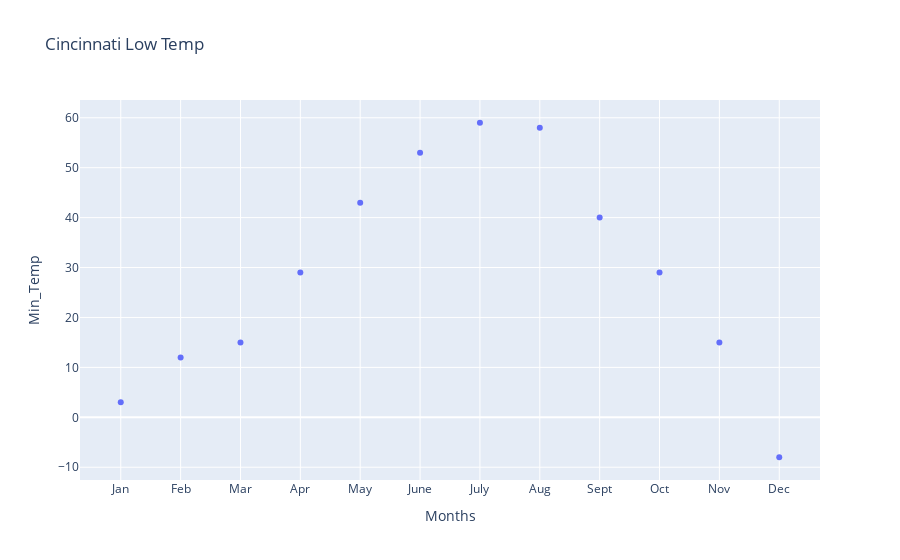

The notebook cell this image was saved under:
### Code cell
px.scatter(Cinci_Monthly_Low, x='Months', y='Min_Temp', title='Cincinnati Low Temp')

### Figure 1 — Plotly figure (JSON) as saved in the notebook; plotly's stock layout.template omitted (floating-point values rounded to 4 significant figures)
{"data": [{"hovertemplate": "Months=%{x}<br>Min_Temp=%{y}<extra></extra>", "legendgroup": "", "marker": {"color": "#636efa", "symbol": "circle"}, "mode": "markers", "name": "", "orientation": "v", "showlegend": false, "type": "scatter", "x": ["Jan", "Feb", "Mar", "Apr", "May", "June", "July", "Aug", "Sept", "Oct", "Nov", "Dec"], "xaxis": "x", "y": [3, 12, 15, 29, 43, 53, 59, 58, 40, 29, 15, -8], "yaxis": "y"}], "layout": {"legend": {"tracegroupgap": 0}, "title": {"text": "Cincinnati Low Temp"}, "xaxis": {"anchor": "y", "domain": [0, 1], "title": {"text": "Months"}}, "yaxis": {"anchor": "x", "domain": [0, 1], "title": {"text": "Min_Temp"}}}}
